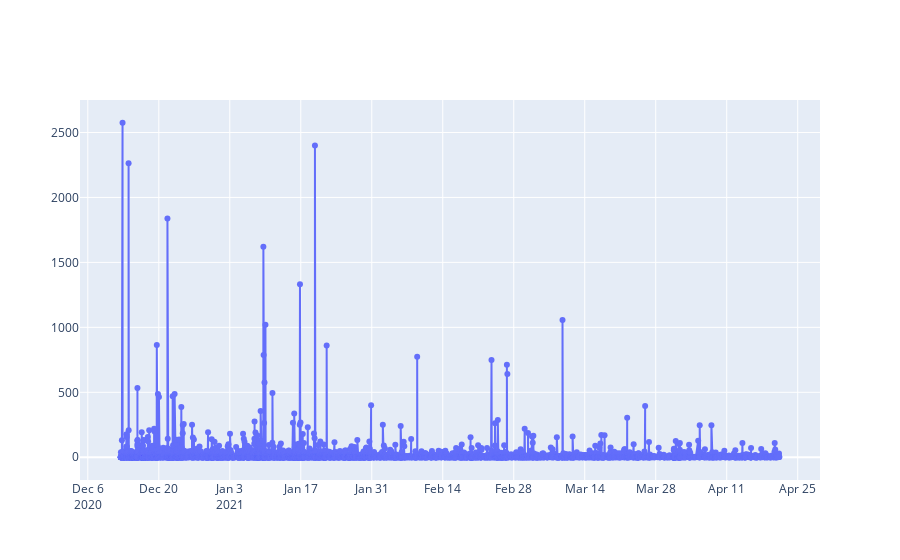

Notebook code for this chart:
### Markdown cell above
## Engagement with respect to date

### Code cell
line = df.groupby('date',as_index=False).agg({'total_engagement':'sum'})
fig = go.Figure()
fig.add_trace(go.Scatter(x=line.date, y=line.total_engagement,
                    mode='lines+markers'))

### Figure 1 — Plotly figure (JSON) as saved in the notebook; plotly's stock layout.template omitted (floating-point values rounded to 4 significant figures; data arrays with more than 128 entries replaced by an {"elided": "..."} marker saying what was removed)
{"data": [{"mode": "lines+markers", "type": "scatter", "x": {"elided": "8073 str values"}, "y": {"elided": "8073 int values"}}], "layout": {}}
